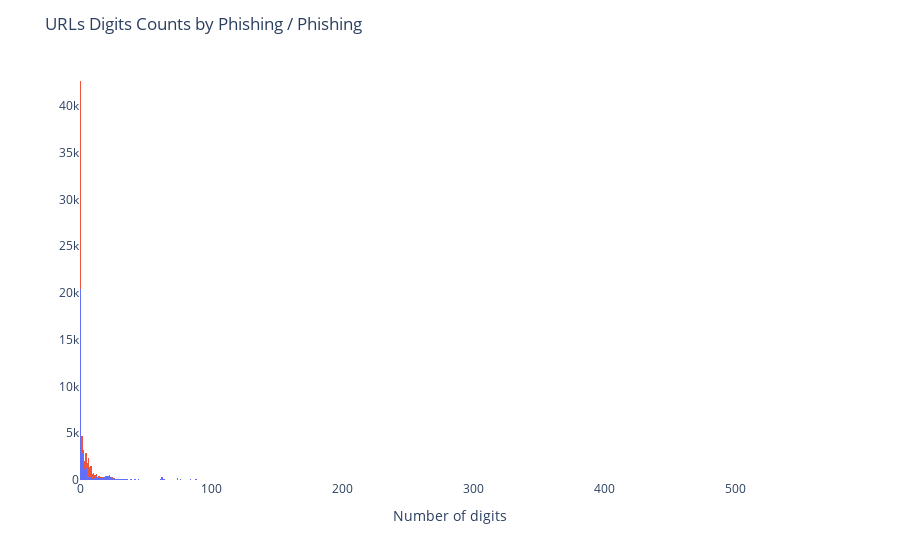

Here is the notebook cell this chart was saved with:
### Code cell
fig = px.histogram(df, x="num_digits", color="is_phishing")
fig.update_layout(title= "URLs Digits Counts by Phishing / Phishing", xaxis_title="Number of digits", yaxis_title="", plot_bgcolor="#fff", showlegend=False)
fig.show()

### Figure 1 — Plotly figure (JSON) as saved in the notebook; plotly's stock layout.template omitted (floating-point values rounded to 4 significant figures; data arrays with more than 128 entries replaced by an {"elided": "..."} marker saying what was removed)
{"data": [{"alignmentgroup": "True", "bingroup": "x", "hovertemplate": "is_phishing=yes<br>num_digits=%{x}<br>count=%{y}<extra></extra>", "legendgroup": "yes", "marker": {"color": "#636efa", "pattern": {"shape": ""}}, "name": "yes", "offsetgroup": "yes", "orientation": "v", "showlegend": true, "type": "histogram", "x": {"elided": "37175 int values"}, "xaxis": "x", "yaxis": "y"}, {"alignmentgroup": "True", "bingroup": "x", "hovertemplate": "is_phishing=no<br>num_digits=%{x}<br>count=%{y}<extra></extra>", "legendgroup": "no", "marker": {"color": "#EF553B", "pattern": {"shape": ""}}, "name": "no", "offsetgroup": "no", "orientation": "v", "showlegend": true, "type": "histogram", "x": {"elided": "36400 int values"}, "xaxis": "x", "yaxis": "y"}], "layout": {"barmode": "relative", "legend": {"title": {"text": "is_phishing"}, "tracegroupgap": 0}, "margin": {"t": 60}, "plot_bgcolor": "#fff", "showlegend": false, "title": {"text": "URLs Digits Counts by Phishing / Phishing"}, "xaxis": {"anchor": "y", "domain": [0, 1], "title": {"text": "Number of digits"}}, "yaxis": {"anchor": "x", "domain": [0, 1], "title": {"text": ""}}}}
